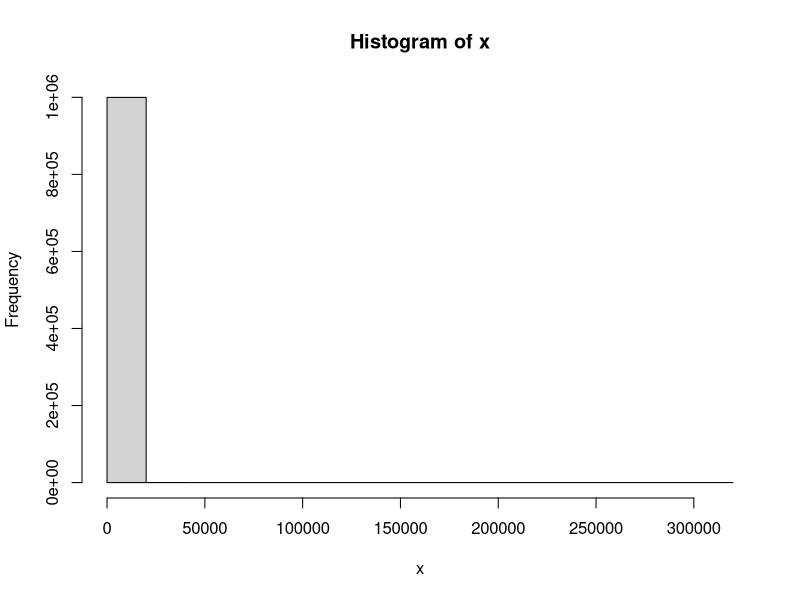
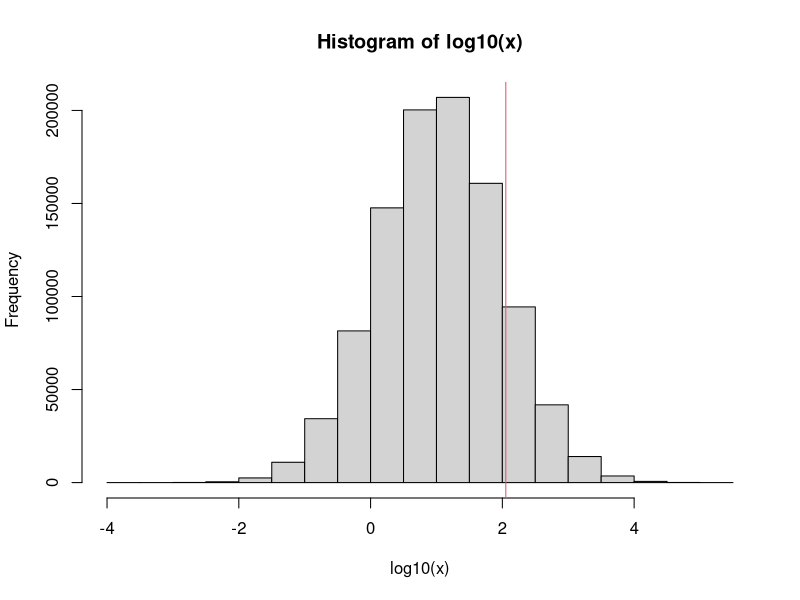
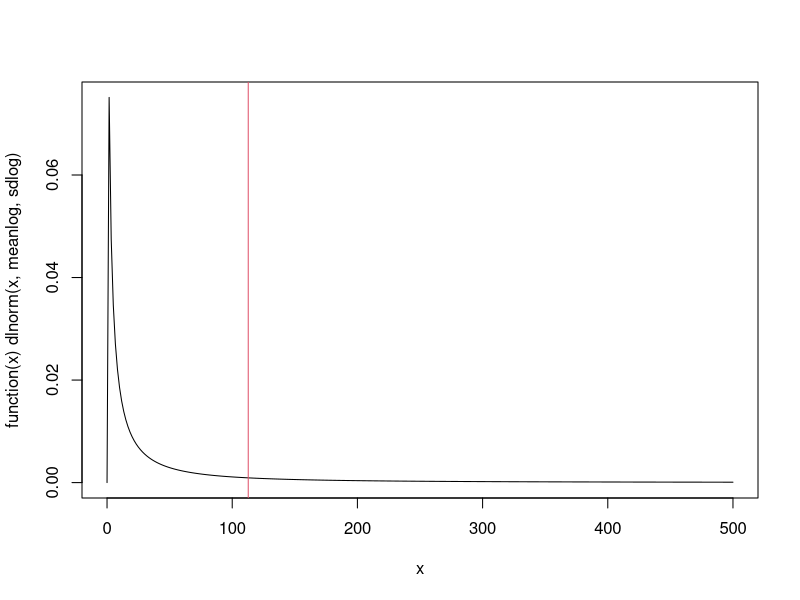
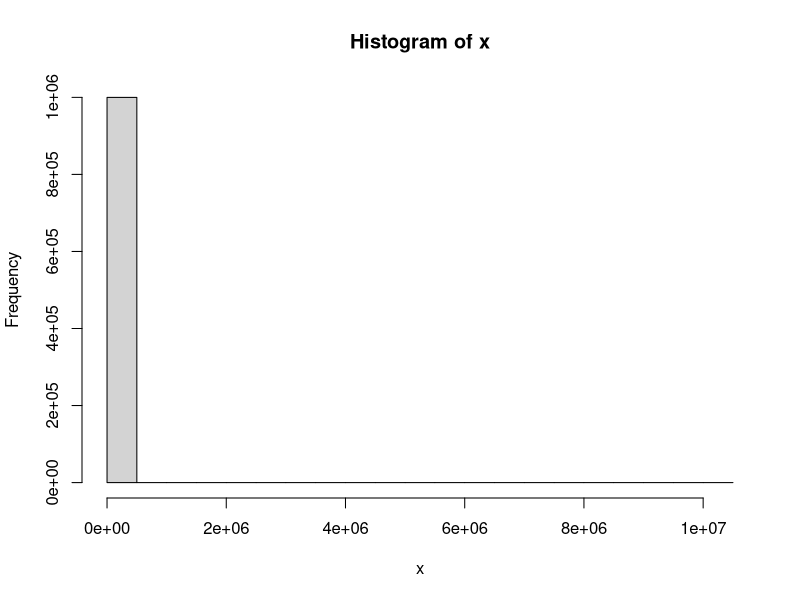
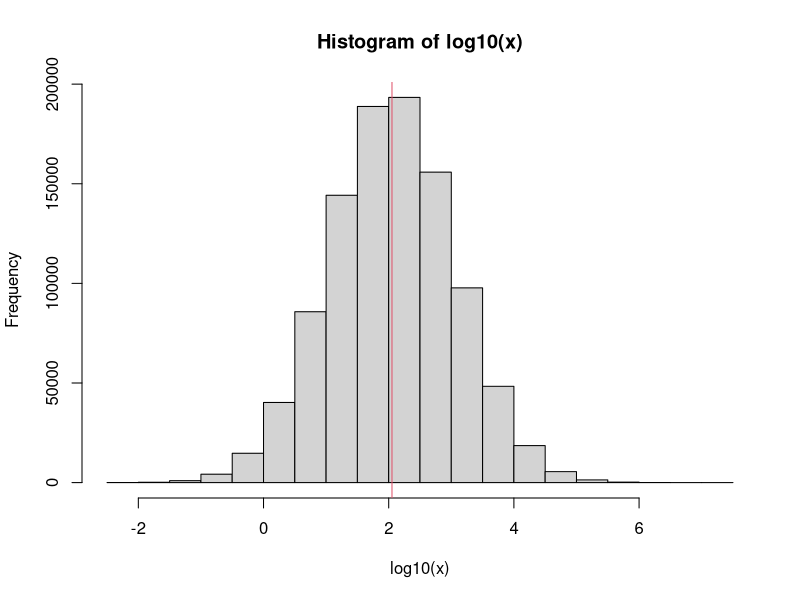
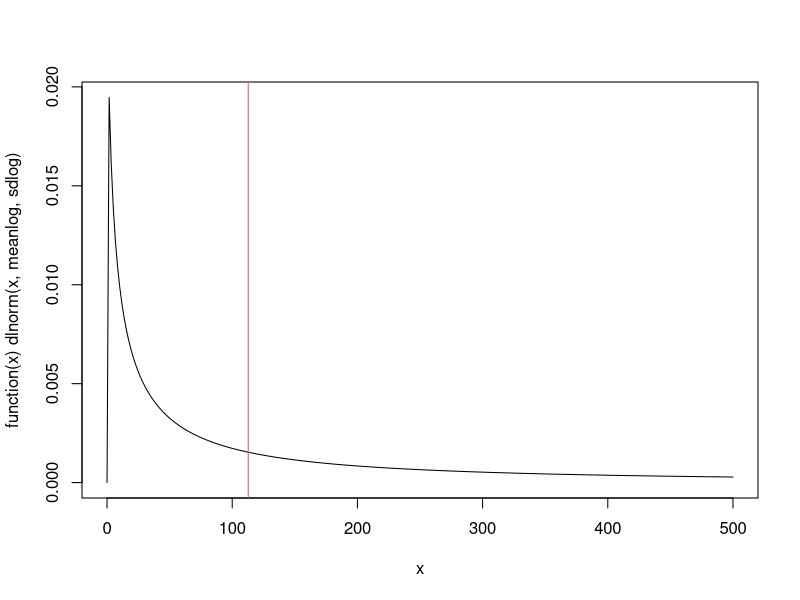

The R source for these figures, in order:
## -------------------------------------------------------
##
## Derive priors for k.e and k.u bases on 
##
## October 18, 2023 -- Andreas Scheidegger
## andreas.scheidegger@eawag.ch
## -------------------------------------------------------

## CHECK:
## - good source of K.OW?
## - what is the base of reported log K.OW?
## - how should we guess the uncertainty?

## Based on:
## Hendriks, A. J., van der Linde, A., Cornelissen, G., & Sijm,
## D. T. H. M. (2001). The power of size. 1. Rate constants and
## equilibrium ratios for accumulation of organic substances related to
## octanol-water partition ratio and species weight. Environmental
## Toxicology and Chemistry, 20(7),
## 1399–1420. https://doi.org/10.1002/etc.5620200703

## -----------
## Constants, from Roman

w <- 2.25e-5        # organsim weight [kg]
kappa <- 0.25       # rate exponent [-]
rho.H2O <- 2.8e-3   # water layer diffusion rate [d kg^-kappa]
rho.CH2 <- 68       # lipid layer diffusion rate [d kg^-kappa]
p.CH2 <- 0.013      # Lipid fraction of organism [-]
gamma.0 <- 200      # Water absorption–excretion coefficient [gf^kappa/d]

## source: http://npic.orst.edu/factsheets/archive/malatech.html
K.OW <- 10^(2.75)   # Octanol–water partition ratio of Malathion [-]


## -----------
## Uptake rate k.u. Bases on Eq(5) of Hendriks et al.

k.u <- w^(-kappa) / (rho.H2O + rho.CH2/K.OW + 1/gamma.0)
k.u

## r2 on log scale: 0.39  (Fig 2, left)
##  -> uncertainty about +/- one order of magnitude

## -----------
## Elimination rate k.e. Based on Eq(8) of Hendriks et al.

k.e <- 1/(rho.CH2 * (K.OW - 1) + 1) * w^(-kappa)/(rho.H2O + rho.CH2/K.OW + 1/gamma.0)
k.e

## r2 on log scale: 0.7  (Fig 2, right) ???
## -> uncertainty about +/- one order of magnitude


## ----------
## Define distribution
## We need to have a guess about the uncertainty


## -- Idea I
## Use log normal with a mean of the above computation
## and relative standard deviation of one order of magnitude
## --> give us a extremely skewd distribution

mean <- k.u
sd <- 10*mean

meanlog <- log(mean) - 0.5*log(1 + (sd/mean)^2)
sdlog <- sqrt(log(1 + sd^2/(mean^2)))

x <- rlnorm(1000000, meanlog, sdlog)
mean(x)
sd(x)
hist(x)
hist(log10(x))
abline(v=log10(k.u), col=2)

plot(function(x) dlnorm(x, meanlog, sdlog), xlim=c(0, 500), n=301)
abline(v=k.u, col=2)


## -- Idea II
## Assume k.u is unbiased normal in the log space.
## -> a bit less skewed. median (k.u) = 10^log(mean k.u) 

meanlog = log10(k.u) / log10(exp(1))
sdlog = log10(10) / log10(exp(1)) # one order of magnitude (10 base)


x <- rlnorm(1000000, meanlog, sdlog)

median(x)
sd(x)
hist(x)
hist(log10(x))
abline(v=log10(k.u), col=2)

plot(function(x) dlnorm(x, meanlog, sdlog), xlim=c(0, 500), n=301)
abline(v=k.u, col=2)

